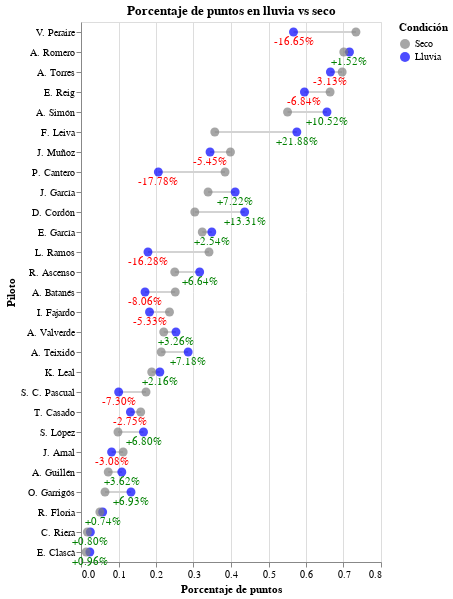

Write notebook code for a chart like this one.
### Code cell
color_scale = alt.Scale(
    domain=['Seco', 'Lluvia'],
    range=['gray', 'blue']
)

# Líneas conectando los dos puntos por piloto
lineas = alt.Chart(porcentajeDF).mark_line().encode(
    x='Porcentaje:Q',
    y=alt.Y('Piloto:N', sort=orden.tolist()),
    detail='Piloto:N',
    color=alt.value('lightgray')  # líneas neutras sin leyenda
)

# Puntos con color según condición, genera la leyenda
puntos = alt.Chart(porcentajeDF).mark_circle(size=80).encode(
    x=alt.X('Porcentaje:Q', title='Porcentaje de puntos'),
    y=alt.Y('Piloto:N', sort=orden.tolist()),
    color=alt.Color('Condicion:N', scale=color_scale, legend=alt.Legend(title='Condición')),
    tooltip=['Piloto', alt.Tooltip('Condicion:N'), alt.Tooltip('Porcentaje:Q', title='% Puntos', format='.2f')]
)

# Texto con diferencia
texto = alt.Chart(pivot).mark_text(align='center', dy=10).encode(
    x='Lluvia:Q',
    y=alt.Y('Piloto:N', sort=orden.tolist()),
    text=alt.Text('DiferenciaSeco_str'),
    color=alt.condition(
        'datum.DiferenciaSeco >= 0',
        alt.value('green'),
        alt.value('red')
    )
)

# Combinamos todo
chart = (lineas + puntos + texto).properties(
    title='Porcentaje de puntos en lluvia vs seco',
)
chart

### Figure 1 — Vega-Lite specification as saved in the notebook (floating-point values rounded to 4 significant figures)
{"config": {"view": {"continuousWidth": 300, "continuousHeight": 300}}, "layer": [{"mark": {"type": "line"}, "encoding": {"color": {"value": "lightgray"}, "detail": {"field": "Piloto", "type": "nominal"}, "x": {"field": "Porcentaje", "type": "quantitative"}, "y": {"field": "Piloto", "sort": ["V. Peraire", "A. Romero", "A. Torres", "E. Reig", "A. Simón", "F. Leiva", "J. Muñoz", "P. Cantero", "J. García", "D. Cordón", "E. García", "L. Ramos", "R. Ascenso", "A. Batanés", "I. Fajardo", "A. Valverde", "A. Teixidó", "K. Leal", "S. C. Pascual", "T. Casado", "S. López", "J. Arnal", "A. Guillén", "O. Garrigós", "R. Floria", "C. Riera", "E. Clascà"], "type": "nominal"}}}, {"mark": {"type": "circle", "size": 80}, "encoding": {"color": {"field": "Condicion", "legend": {"title": "Condición"}, "scale": {"domain": ["Seco", "Lluvia"], "range": ["gray", "blue"]}, "type": "nominal"}, "tooltip": [{"field": "Piloto", "type": "nominal"}, {"field": "Condicion", "type": "nominal"}, {"field": "Porcentaje", "format": ".2f", "title": "% Puntos", "type": "quantitative"}], "x": {"field": "Porcentaje", "title": "Porcentaje de puntos", "type": "quantitative"}, "y": {"field": "Piloto", "sort": ["V. Peraire", "A. Romero", "A. Torres", "E. Reig", "A. Simón", "F. Leiva", "J. Muñoz", "P. Cantero", "J. García", "D. Cordón", "E. García", "L. Ramos", "R. Ascenso", "A. Batanés", "I. Fajardo", "A. Valverde", "A. Teixidó", "K. Leal", "S. C. Pascual", "T. Casado", "S. López", "J. Arnal", "A. Guillén", "O. Garrigós", "R. Floria", "C. Riera", "E. Clascà"], "type": "nominal"}}}, {"data": {"name": "data-6ae13f598a73aef301fd24be66026b82"}, "mark": {"type": "text", "align": "center", "dy": 10}, "encoding": {"color": {"condition": {"test": "datum.DiferenciaSeco >= 0", "value": "green"}, "value": "red"}, "text": {"field": "DiferenciaSeco_str", "type": "nominal"}, "x": {"field": "Lluvia", "type": "quantitative"}, "y": {"field": "Piloto", "sort": ["V. Peraire", "A. Romero", "A. Torres", "E. Reig", "A. Simón", "F. Leiva", "J. Muñoz", "P. Cantero", "J. García", "D. Cordón", "E. García", "L. Ramos", "R. Ascenso", "A. Batanés", "I. Fajardo", "A. Valverde", "A. Teixidó", "K. Leal", "S. C. Pascual", "T. Casado", "S. López", "J. Arnal", "A. Guillén", "O. Garrigós", "R. Floria", "C. Riera", "E. Clascà"], "type": "nominal"}}}], "data": {"name": "data-bc57fc49c37b906237913f345dd11516"}, "title": "Porcentaje de puntos en lluvia vs seco", "$schema": "https://vega.github.io/schema/vega-lite/v5.20.1.json", "datasets": {"data-bc57fc49c37b906237913f345dd11516": [{"Piloto": "A. Torres", "Porcentaje": 0.6905, "Condicion": "Cualquiera"}, {"Piloto": "A. Torres", "Porcentaje": 0.6651, "Condicion": "Lluvia"}, {"Piloto": "A. Torres", "Porcentaje": 0.6964, "Condicion": "Seco"}, {"Piloto": "A. Simón", "Porcentaje": 0.5707, "Condicion": "Cualquiera"}, {"Piloto": "A. Simón", "Porcentaje": 0.6559, "Condicion": "Lluvia"}, {"Piloto": "A. Simón", "Porcentaje": 0.5507, "Condicion": "Seco"}, {"Piloto": "A. Romero", "Porcentaje": 0.7036, "Condicion": "Cualquiera"}, {"Piloto": "A. Romero", "Porcentaje": 0.7159, "Condicion": "Lluvia"}, {"Piloto": "A. Romero", "Porcentaje": 0.7007, "Condicion": "Seco"}, {"Piloto": "J. Muñoz", "Porcentaje": 0.3882, "Condicion": "Cualquiera"}, {"Piloto": "J. Muñoz", "Porcentaje": 0.3441, "Condicion": "Lluvia"}, {"Piloto": "J. Muñoz", "Porcentaje": 0.3986, "Condicion": "Seco"}, {"Piloto": "E. Reig", "Porcentaje": 0.651, "Condicion": "Cualquiera"}, {"Piloto": "E. Reig", "Porcentaje": 0.5958, "Condicion": "Lluvia"}, {"Piloto": "E. Reig", "Porcentaje": 0.6643, "Condicion": "Seco"}, {"Piloto": "V. Peraire", "Porcentaje": 0.706, "Condicion": "Cualquiera"}, {"Piloto": "V. Peraire", "Porcentaje": 0.5667, "Condicion": "Lluvia"}, {"Piloto": "V. Peraire", "Porcentaje": 0.7332, "Condicion": "Seco"}, {"Piloto": "D. Cordón", "Porcentaje": 0.3293, "Condicion": "Cualquiera"}, {"Piloto": "D. Cordón", "Porcentaje": 0.4365, "Condicion": "Lluvia"}, {"Piloto": "D. Cordón", "Porcentaje": 0.3034, "Condicion": "Seco"}, {"Piloto": "F. Leiva", "Porcentaje": 0.3931, "Condicion": "Cualquiera"}, {"Piloto": "F. Leiva", "Porcentaje": 0.5756, "Condicion": "Lluvia"}, {"Piloto": "F. Leiva", "Porcentaje": 0.3568, "Condicion": "Seco"}, {"Piloto": "E. García", "Porcentaje": 0.3281, "Condicion": "Cualquiera"}, {"Piloto": "E. García", "Porcentaje": 0.3487, "Condicion": "Lluvia"}, {"Piloto": "E. García", "Porcentaje": 0.3234, "Condicion": "Seco"}, {"Piloto": "J. García", "Porcentaje": 0.3524, "Condicion": "Cualquiera"}, {"Piloto": "J. García", "Porcentaje": 0.4111, "Condicion": "Lluvia"}, {"Piloto": "J. García", "Porcentaje": 0.3389, "Condicion": "Seco"}, {"Piloto": "T. Casado", "Porcentaje": 0.1543, "Condicion": "Cualquiera"}, {"Piloto": "T. Casado", "Porcentaje": 0.1318, "Condicion": "Lluvia"}, {"Piloto": "T. Casado", "Porcentaje": 0.1593, "Condicion": "Seco"}, {"Piloto": "A. Valverde", "Porcentaje": 0.2256, "Condicion": "Cualquiera"}, {"Piloto": "A. Valverde", "Porcentaje": 0.2532, "Condicion": "Lluvia"}, {"Piloto": "A. Valverde", "Porcentaje": 0.2206, "Condicion": "Seco"}, {"Piloto": "R. Ascenso", "Porcentaje": 0.2634, "Condicion": "Cualquiera"}, {"Piloto": "R. Ascenso", "Porcentaje": 0.3164, "Condicion": "Lluvia"}, {"Piloto": "R. Ascenso", "Porcentaje": 0.25, "Condicion": "Seco"}, {"Piloto": "K. Leal", "Porcentaje": 0.1922, "Condicion": "Cualquiera"}, {"Piloto": "K. Leal", "Porcentaje": 0.2102, "Condicion": "Lluvia"}, {"Piloto": "K. Leal", "Porcentaje": 0.1886, "Condicion": "Seco"}, {"Piloto": "I. Fajardo", "Porcentaje": 0.2272, "Condicion": "Cualquiera"}, {"Piloto": "I. Fajardo", "Porcentaje": 0.1827, "Condicion": "Lluvia"}, {"Piloto": "I. Fajardo", "Porcentaje": 0.236, "Condicion": "Seco"}, {"Piloto": "P. Cantero", "Porcentaje": 0.3577, "Condicion": "Cualquiera"}, {"Piloto": "P. Cantero", "Porcentaje": 0.2063, "Condicion": "Lluvia"}, {"Piloto": "P. Cantero", "Porcentaje": 0.3841, "Condicion": "Seco"}, {"Piloto": "A. Guillén", "Porcentaje": 0.0813, "Condicion": "Cualquiera"}, {"Piloto": "A. Guillén", "Porcentaje": 0.1088, "Condicion": "Lluvia"}, {"Piloto": "A. Guillén", "Porcentaje": 0.07265, "Condicion": "Seco"}, {"Piloto": "R. Floria", "Porcentaje": 0.05228, "Condicion": "Cualquiera"}, {"Piloto": "R. Floria", "Porcentaje": 0.05774, "Condicion": "Lluvia"}, {"Piloto": "R. Floria", "Porcentaje": 0.05033, "Condicion": "Seco"}, {"Piloto": "O. Garrigós", "Porcentaje": 0.08081, "Condicion": "Cualquiera"}, {"Piloto": "O. Garrigós", "Porcentaje": 0.1333, "Condicion": "Lluvia"}, {"Piloto": "O. Garrigós", "Porcentaje": 0.064, "Condicion": "Seco"}, {"Piloto": "A. Batanés", "Porcentaje": 0.2395, "Condicion": "Cualquiera"}, {"Piloto": "A. Batanés", "Porcentaje": 0.1707, "Condicion": "Lluvia"}, {"Piloto": "A. Batanés", "Porcentaje": 0.2513, "Condicion": "Seco"}, {"Piloto": "E. Clascà", "Porcentaje": 0.01592, "Condicion": "Cualquiera"}, {"Piloto": "E. Clascà", "Porcentaje": 0.02353, "Condicion": "Lluvia"}, {"Piloto": "E. Clascà", "Porcentaje": 0.01392, "Condicion": "Seco"}, {"Piloto": "C. Riera", "Porcentaje": 0.01932, "Condicion": "Cualquiera"}, {"Piloto": "C. Riera", "Porcentaje": 0.025, "Condicion": "Lluvia"}, {"Piloto": "C. Riera", "Porcentaje": 0.01701, "Condicion": "Seco"}, {"Piloto": "S. C. Pascual", "Porcentaje": 0.1603, "Condicion": "Cualquiera"}, {"Piloto": "S. C. Pascual", "Porcentaje": 0.1004, "Condicion": "Lluvia"}, {"Piloto": "S. C. Pascual", "Porcentaje": 0.1734, "Condicion": "Seco"}, {"Piloto": "S. López", "Porcentaje": 0.1055, "Condicion": "Cualquiera"}, {"Piloto": "S. López", "Porcentaje": 0.1667, "Condicion": "Lluvia"}, {"Piloto": "S. López", "Porcentaje": 0.09864, "Condicion": "Seco"}, {"Piloto": "L. Ramos", "Porcentaje": 0.3202, "Condicion": "Cualquiera"}, {"Piloto": "L. Ramos", "Porcentaje": 0.1786, "Condicion": "Lluvia"}, {"Piloto": "L. Ramos", "Porcentaje": 0.3413, "Condicion": "Seco"}, {"Piloto": "A. Teixidó", "Porcentaje": 0.2189, "Condicion": "Cualquiera"}, {"Piloto": "A. Teixidó", "Porcentaje": 0.2857, "Condicion": "Lluvia"}, {"Piloto": "A. Teixidó", "Porcentaje": 0.2139, "Condicion": "Seco"}, {"Piloto": "J. Arnal", "Porcentaje": 0.1037, "Condicion": "Cualquiera"}, {"Piloto": "J. Arnal", "Porcentaje": 0.08163, "Condicion": "Lluvia"}, {"Piloto": "J. Arnal", "Porcentaje": 0.1124, "Condicion": "Seco"}], "data-6ae13f598a73aef301fd24be66026b82": [{"Piloto": "A. Batanés", "Cualquiera": 0.2395, "Lluvia": 0.1707, "Seco": 0.2513, "Diferencia": -0.06877, "DiferenciaSeco": -0.08058, "DiferenciaSeco_str": "-8.06%"}, {"Piloto": "A. Guillén", "Cualquiera": 0.0813, "Lluvia": 0.1088, "Seco": 0.07265, "Diferencia": 0.02754, "DiferenciaSeco": 0.03619, "DiferenciaSeco_str": "+3.62%"}, {"Piloto": "A. Romero", "Cualquiera": 0.7036, "Lluvia": 0.7159, "Seco": 0.7007, "Diferencia": 0.01238, "DiferenciaSeco": 0.01524, "DiferenciaSeco_str": "+1.52%"}, {"Piloto": "A. Simón", "Cualquiera": 0.5707, "Lluvia": 0.6559, "Seco": 0.5507, "Diferencia": 0.08515, "DiferenciaSeco": 0.1052, "DiferenciaSeco_str": "+10.52%"}, {"Piloto": "A. Teixidó", "Cualquiera": 0.2189, "Lluvia": 0.2857, "Seco": 0.2139, "Diferencia": 0.06681, "DiferenciaSeco": 0.07181, "DiferenciaSeco_str": "+7.18%"}, {"Piloto": "A. Torres", "Cualquiera": 0.6905, "Lluvia": 0.6651, "Seco": 0.6964, "Diferencia": -0.02541, "DiferenciaSeco": -0.03129, "DiferenciaSeco_str": "-3.13%"}, {"Piloto": "A. Valverde", "Cualquiera": 0.2256, "Lluvia": 0.2532, "Seco": 0.2206, "Diferencia": 0.02759, "DiferenciaSeco": 0.0326, "DiferenciaSeco_str": "+3.26%"}, {"Piloto": "C. Riera", "Cualquiera": 0.01932, "Lluvia": 0.025, "Seco": 0.01701, "Diferencia": 0.005676, "DiferenciaSeco": 0.007993, "DiferenciaSeco_str": "+0.80%"}, {"Piloto": "D. Cordón", "Cualquiera": 0.3293, "Lluvia": 0.4365, "Seco": 0.3034, "Diferencia": 0.1072, "DiferenciaSeco": 0.1331, "DiferenciaSeco_str": "+13.31%"}, {"Piloto": "E. Clascà", "Cualquiera": 0.01592, "Lluvia": 0.02353, "Seco": 0.01392, "Diferencia": 0.007608, "DiferenciaSeco": 0.009608, "DiferenciaSeco_str": "+0.96%"}, {"Piloto": "E. García", "Cualquiera": 0.3281, "Lluvia": 0.3487, "Seco": 0.3234, "Diferencia": 0.0206, "DiferenciaSeco": 0.02537, "DiferenciaSeco_str": "+2.54%"}, {"Piloto": "E. Reig", "Cualquiera": 0.651, "Lluvia": 0.5958, "Seco": 0.6643, "Diferencia": -0.05518, "DiferenciaSeco": -0.06842, "DiferenciaSeco_str": "-6.84%"}, {"Piloto": "F. Leiva", "Cualquiera": 0.3931, "Lluvia": 0.5756, "Seco": 0.3568, "Diferencia": 0.1825, "DiferenciaSeco": 0.2188, "DiferenciaSeco_str": "+21.88%"}, {"Piloto": "I. Fajardo", "Cualquiera": 0.2272, "Lluvia": 0.1827, "Seco": 0.236, "Diferencia": -0.04456, "DiferenciaSeco": -0.05331, "DiferenciaSeco_str": "-5.33%"}, {"Piloto": "J. Arnal", "Cualquiera": 0.1037, "Lluvia": 0.08163, "Seco": 0.1124, "Diferencia": -0.02211, "DiferenciaSeco": -0.03082, "DiferenciaSeco_str": "-3.08%"}, {"Piloto": "J. García", "Cualquiera": 0.3524, "Lluvia": 0.4111, "Seco": 0.3389, "Diferencia": 0.05865, "DiferenciaSeco": 0.07223, "DiferenciaSeco_str": "+7.22%"}, {"Piloto": "J. Muñoz", "Cualquiera": 0.3882, "Lluvia": 0.3441, "Seco": 0.3986, "Diferencia": -0.04404, "DiferenciaSeco": -0.05447, "DiferenciaSeco_str": "-5.45%"}, {"Piloto": "K. Leal", "Cualquiera": 0.1922, "Lluvia": 0.2102, "Seco": 0.1886, "Diferencia": 0.01799, "DiferenciaSeco": 0.02165, "DiferenciaSeco_str": "+2.16%"}, {"Piloto": "L. Ramos", "Cualquiera": 0.3202, "Lluvia": 0.1786, "Seco": 0.3413, "Diferencia": -0.1416, "DiferenciaSeco": -0.1628, "DiferenciaSeco_str": "-16.28%"}, {"Piloto": "O. Garrigós", "Cualquiera": 0.08081, "Lluvia": 0.1333, "Seco": 0.064, "Diferencia": 0.05253, "DiferenciaSeco": 0.06933, "DiferenciaSeco_str": "+6.93%"}, {"Piloto": "P. Cantero", "Cualquiera": 0.3577, "Lluvia": 0.2063, "Seco": 0.3841, "Diferencia": -0.1514, "DiferenciaSeco": -0.1778, "DiferenciaSeco_str": "-17.78%"}, {"Piloto": "R. Ascenso", "Cualquiera": 0.2634, "Lluvia": 0.3164, "Seco": 0.25, "Diferencia": 0.05297, "DiferenciaSeco": 0.0664, "DiferenciaSeco_str": "+6.64%"}, {"Piloto": "R. Floria", "Cualquiera": 0.05228, "Lluvia": 0.05774, "Seco": 0.05033, "Diferencia": 0.005457, "DiferenciaSeco": 0.007407, "DiferenciaSeco_str": "+0.74%"}, {"Piloto": "S. C. Pascual", "Cualquiera": 0.1603, "Lluvia": 0.1004, "Seco": 0.1734, "Diferencia": -0.05992, "DiferenciaSeco": -0.07305, "DiferenciaSeco_str": "-7.30%"}, {"Piloto": "S. López", "Cualquiera": 0.1055, "Lluvia": 0.1667, "Seco": 0.09864, "Diferencia": 0.06116, "DiferenciaSeco": 0.06803, "DiferenciaSeco_str": "+6.80%"}, {"Piloto": "T. Casado", "Cualquiera": 0.1543, "Lluvia": 0.1318, "Seco": 0.1593, "Diferencia": -0.02246, "DiferenciaSeco": -0.02745, "DiferenciaSeco_str": "-2.75%"}, {"Piloto": "V. Peraire", "Cualquiera": 0.706, "Lluvia": 0.5667, "Seco": 0.7332, "Diferencia": -0.1394, "DiferenciaSeco": -0.1665, "DiferenciaSeco_str": "-16.65%"}]}}
